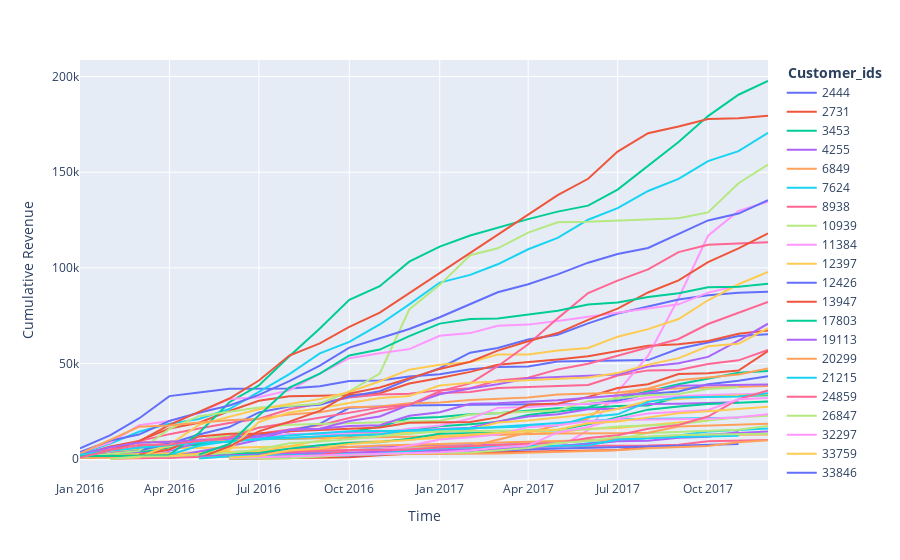

The code cell stored with this chart in its notebook:
### Markdown cell above
As expeced the cumulative revenue of the cohort is increasing month over month in our observation and our goal is to predict this cumulative revenue after a certain point of time. For the time being Jan 2017 is choosen but it can change afterwards depending upon accuracy of model.

Let's try to visualize the cumulative revenue at an individual customer level :

### Code cell
#Filter random sample of 50 customers from the cohort

customer_ids=random.sample(np.unique(cohort1p.customer_id).tolist(),50)
df=cohort1p.loc[cohort1p.customer_id.isin(customer_ids),].groupby(['customer_id',cohort1p['order_date'].dt.strftime('%Y-%m')])['customer_fare'].sum().reset_index()
df['cumulative_revenue']=df.groupby('customer_id')['customer_fare'].cumsum()
fig = px.line(x=df['order_date'], y=df['cumulative_revenue'],color=df['customer_id'].astype(str),
              labels={'x':'Time', 'y':'Cumulative Revenue'})
fig.update_layout(legend_title='<b> Customer_ids </b>')
fig.show()

### Figure 1 — Plotly figure (JSON) as saved in the notebook; plotly's stock layout.template omitted (floating-point values rounded to 4 significant figures)
{"data": [{"hoverlabel": {"namelength": 0}, "hovertemplate": "color=2444<br>Time=%{x}<br>Cumulative Revenue=%{y}", "legendgroup": "2444", "line": {"color": "#636efa", "dash": "solid"}, "mode": "lines", "name": "2444", "showlegend": true, "type": "scatter", "x": ["2016-01", "2016-02", "2016-03", "2016-04", "2016-05", "2016-06", "2016-08", "2016-09", "2016-10", "2016-11", "2016-12", "2017-01", "2017-02", "2017-03", "2017-04", "2017-05", "2017-08", "2017-09", "2017-10", "2017-11", "2017-12"], "xaxis": "x", "y": [5710, 12620, 21330, 33015, 34950, 36880, 36980, 38170, 40890, 41115, 43210, 44485, 47050, 48215, 48530, 51115, 51835, 57790, 61045, 64370, 65364], "yaxis": "y"}, {"hoverlabel": {"namelength": 0}, "hovertemplate": "color=2731<br>Time=%{x}<br>Cumulative Revenue=%{y}", "legendgroup": "2731", "line": {"color": "#EF553B", "dash": "solid"}, "mode": "lines", "name": "2731", "showlegend": true, "type": "scatter", "x": ["2016-01", "2016-02", "2016-03", "2016-04", "2016-05", "2016-06", "2016-07", "2016-08", "2016-09", "2016-10", "2016-11", "2016-12", "2017-01", "2017-02", "2017-03", "2017-04", "2017-05", "2017-06", "2017-07", "2017-08", "2017-09", "2017-10", "2017-11", "2017-12"], "xaxis": "x", "y": [2240, 6710, 9620, 16050, 19110, 25255, 30585, 32970, 33235, 33585, 34535, 39615, 42470, 45685, 49370, 50725, 52165, 53855, 56680, 59340, 60105, 61835, 65583, 67364], "yaxis": "y"}, {"hoverlabel": {"namelength": 0}, "hovertemplate": "color=3453<br>Time=%{x}<br>Cumulative Revenue=%{y}", "legendgroup": "3453", "line": {"color": "#00cc96", "dash": "solid"}, "mode": "lines", "name": "3453", "showlegend": true, "type": "scatter", "x": ["2016-02", "2016-03", "2016-04", "2016-05", "2016-06", "2016-07", "2016-09", "2016-11", "2016-12", "2017-01", "2017-02", "2017-03", "2017-04", "2017-05", "2017-06", "2017-07", "2017-09", "2017-10", "2017-11", "2017-12"], "xaxis": "x", "y": [1490, 3960, 6440, 7650, 9910, 10515, 11075, 17135, 21480, 22040, 23565, 24050, 25540, 26670, 27240, 31755, 39245, 42060, 45275, 46128], "yaxis": "y"}, {"hoverlabel": {"namelength": 0}, "hovertemplate": "color=4255<br>Time=%{x}<br>Cumulative Revenue=%{y}", "legendgroup": "4255", "line": {"color": "#ab63fa", "dash": "solid"}, "mode": "lines", "name": "4255", "showlegend": true, "type": "scatter", "x": ["2016-01", "2016-02", "2016-03", "2016-05", "2016-07", "2016-08", "2016-09", "2017-01", "2017-04", "2017-05", "2017-08", "2017-09", "2017-11", "2017-12"], "xaxis": "x", "y": [910, 2290, 3170, 3360, 4160, 5320, 6255, 7090, 8040, 8855, 11340, 12380, 14101, 14523], "yaxis": "y"}, {"hoverlabel": {"namelength": 0}, "hovertemplate": "color=6849<br>Time=%{x}<br>Cumulative Revenue=%{y}", "legendgroup": "6849", "line": {"color": "#FFA15A", "dash": "solid"}, "mode": "lines", "name": "6849", "showlegend": true, "type": "scatter", "x": ["2016-02", "2016-04", "2016-05", "2016-06", "2016-09", "2016-10", "2016-11", "2016-12", "2017-02", "2017-03", "2017-04", "2017-05", "2017-06", "2017-07", "2017-08", "2017-12"], "xaxis": "x", "y": [680, 950, 1820, 2415, 4060, 4505, 5365, 6535, 6780, 10185, 14215, 17770, 21265, 33335, 36585, 38331], "yaxis": "y"}, {"hoverlabel": {"namelength": 0}, "hovertemplate": "color=7624<br>Time=%{x}<br>Cumulative Revenue=%{y}", "legendgroup": "7624", "line": {"color": "#19d3f3", "dash": "solid"}, "mode": "lines", "name": "7624", "showlegend": true, "type": "scatter", "x": ["2016-04", "2016-08", "2016-09", "2016-11", "2017-03", "2017-04", "2017-05", "2017-06", "2017-09", "2017-10", "2017-11", "2017-12"], "xaxis": "x", "y": [915, 3445, 4195, 5340, 5735, 6255, 6455, 8360, 12445, 14520, 15260, 16110], "yaxis": "y"}, {"hoverlabel": {"namelength": 0}, "hovertemplate": "color=8938<br>Time=%{x}<br>Cumulative Revenue=%{y}", "legendgroup": "8938", "line": {"color": "#FF6692", "dash": "solid"}, "mode": "lines", "name": "8938", "showlegend": true, "type": "scatter", "x": ["2016-01", "2016-02", "2016-03", "2016-04", "2016-05", "2016-06", "2016-07", "2016-08", "2016-09", "2016-10", "2016-11", "2016-12", "2017-01", "2017-02", "2017-03", "2017-04", "2017-06", "2017-07", "2017-08", "2017-09", "2017-10", "2017-11", "2017-12"], "xaxis": "x", "y": [2030, 3200, 6510, 8385, 10170, 12550, 13370, 15575, 17780, 21560, 25260, 28195, 34635, 35165, 37205, 37755, 38785, 43740, 46460, 46720, 49785, 51717, 57206], "yaxis": "y"}, {"hoverlabel": {"namelength": 0}, "hovertemplate": "color=10939<br>Time=%{x}<br>Cumulative Revenue=%{y}", "legendgroup": "10939", "line": {"color": "#B6E880", "dash": "solid"}, "mode": "lines", "name": "10939", "showlegend": true, "type": "scatter", "x": ["2016-01", "2016-03", "2016-04", "2016-06", "2016-07", "2016-09", "2017-01", "2017-02", "2017-03", "2017-04", "2017-06", "2017-07", "2017-08", "2017-09", "2017-10", "2017-11", "2017-12"], "xaxis": "x", "y": [1230, 1730, 2585, 3440, 4395, 4680, 5270, 6355, 7080, 8295, 9595, 10395, 13800, 14450, 14720, 15479, 17358], "yaxis": "y"}, {"hoverlabel": {"namelength": 0}, "hovertemplate": "color=11384<br>Time=%{x}<br>Cumulative Revenue=%{y}", "legendgroup": "11384", "line": {"color": "#FF97FF", "dash": "solid"}, "mode": "lines", "name": "11384", "showlegend": true, "type": "scatter", "x": ["2016-01", "2016-03", "2016-07", "2016-08", "2016-09", "2017-01", "2017-05", "2017-06", "2017-07", "2017-08", "2017-09", "2017-10", "2017-11", "2017-12"], "xaxis": "x", "y": [770, 2320, 3300, 3550, 4725, 5340, 5815, 15190, 35285, 54120, 84130, 116840, 129777, 134645], "yaxis": "y"}, {"hoverlabel": {"namelength": 0}, "hovertemplate": "color=12397<br>Time=%{x}<br>Cumulative Revenue=%{y}", "legendgroup": "12397", "line": {"color": "#FECB52", "dash": "solid"}, "mode": "lines", "name": "12397", "showlegend": true, "type": "scatter", "x": ["2016-01", "2016-02", "2016-03", "2016-04", "2016-06", "2016-09", "2016-10", "2016-11", "2016-12", "2017-01", "2017-02", "2017-03", "2017-04", "2017-05", "2017-06", "2017-07", "2017-09", "2017-10"], "xaxis": "x", "y": [1160, 4650, 5430, 5910, 6060, 7135, 8615, 9430, 10245, 11145, 12295, 12915, 13675, 14010, 15940, 16305, 19260, 20245], "yaxis": "y"}, {"hoverlabel": {"namelength": 0}, "hovertemplate": "color=12426<br>Time=%{x}<br>Cumulative Revenue=%{y}", "legendgroup": "12426", "line": {"color": "#636efa", "dash": "solid"}, "mode": "lines", "name": "12426", "showlegend": true, "type": "scatter", "x": ["2016-01", "2016-02", "2016-03", "2016-04", "2016-05", "2016-06", "2016-07", "2016-08", "2016-09", "2016-10", "2016-11", "2016-12", "2017-03", "2017-04", "2017-06", "2017-07", "2017-08", "2017-09", "2017-10", "2017-11", "2017-12"], "xaxis": "x", "y": [1040, 1510, 4440, 8480, 9385, 11375, 12390, 14695, 18475, 26875, 27600, 28110, 28575, 28805, 28905, 30645, 34155, 35440, 39230, 41100, 43388], "yaxis": "y"}, {"hoverlabel": {"namelength": 0}, "hovertemplate": "color=13947<br>Time=%{x}<br>Cumulative Revenue=%{y}", "legendgroup": "13947", "line": {"color": "#EF553B", "dash": "solid"}, "mode": "lines", "name": "13947", "showlegend": true, "type": "scatter", "x": ["2016-06", "2016-07", "2016-08", "2016-10", "2016-11", "2016-12", "2017-03", "2017-06", "2017-07", "2017-08", "2017-09"], "xaxis": "x", "y": [150, 390, 910, 1075, 2115, 2845, 3645, 4605, 4850, 6620, 6835], "yaxis": "y"}, {"hoverlabel": {"namelength": 0}, "hovertemplate": "color=17803<br>Time=%{x}<br>Cumulative Revenue=%{y}", "legendgroup": "17803", "line": {"color": "#00cc96", "dash": "solid"}, "mode": "lines", "name": "17803", "showlegend": true, "type": "scatter", "x": ["2016-01", "2016-02", "2016-03", "2016-04", "2016-05", "2016-06", "2016-07", "2016-08", "2016-09", "2016-11", "2016-12", "2017-01", "2017-02", "2017-03", "2017-04", "2017-05", "2017-06", "2017-07", "2017-08", "2017-09", "2017-10", "2017-11", "2017-12"], "xaxis": "x", "y": [770, 1420, 2830, 6225, 8090, 10325, 11040, 11195, 11345, 13055, 14905, 17200, 18320, 19540, 23125, 24740, 26790, 27875, 28135, 32480, 32700, 33167, 33429], "yaxis": "y"}, {"hoverlabel": {"namelength": 0}, "hovertemplate": "color=19113<br>Time=%{x}<br>Cumulative Revenue=%{y}", "legendgroup": "19113", "line": {"color": "#ab63fa", "dash": "solid"}, "mode": "lines", "name": "19113", "showlegend": true, "type": "scatter", "x": ["2016-02", "2016-04", "2016-05", "2016-06", "2016-07", "2016-08", "2016-10", "2016-12", "2017-01", "2017-02", "2017-03", "2017-04", "2017-05", "2017-06", "2017-07", "2017-08", "2017-09", "2017-10", "2017-11"], "xaxis": "x", "y": [1740, 4495, 8980, 11015, 11180, 13080, 13620, 14955, 15685, 16545, 19805, 22380, 23590, 26200, 26420, 28950, 29060, 29630, 29845], "yaxis": "y"}, {"hoverlabel": {"namelength": 0}, "hovertemplate": "color=20299<br>Time=%{x}<br>Cumulative Revenue=%{y}", "legendgroup": "20299", "line": {"color": "#FFA15A", "dash": "solid"}, "mode": "lines", "name": "20299", "showlegend": true, "type": "scatter", "x": ["2016-01", "2016-02", "2016-03", "2016-04", "2016-07", "2016-09", "2016-11", "2016-12", "2017-05", "2017-07", "2017-08", "2017-09", "2017-10", "2017-11", "2017-12"], "xaxis": "x", "y": [3600, 4940, 8950, 9240, 10640, 10930, 11555, 11755, 13470, 13595, 13845, 17165, 17720, 18345, 18549], "yaxis": "y"}, {"hoverlabel": {"namelength": 0}, "hovertemplate": "color=21215<br>Time=%{x}<br>Cumulative Revenue=%{y}", "legendgroup": "21215", "line": {"color": "#19d3f3", "dash": "solid"}, "mode": "lines", "name": "21215", "showlegend": true, "type": "scatter", "x": ["2016-01", "2016-02", "2016-03", "2016-04", "2016-05", "2016-06", "2016-07", "2016-08", "2016-09", "2016-10", "2016-11", "2016-12", "2017-01", "2017-02", "2017-03", "2017-04", "2017-05", "2017-06", "2017-07", "2017-08", "2017-09", "2017-10", "2017-11", "2017-12"], "xaxis": "x", "y": [2950, 8240, 14410, 18570, 21080, 26255, 35185, 44500, 55350, 61345, 70455, 80975, 92360, 96385, 101900, 109770, 115715, 125180, 131235, 140230, 146560, 155830, 161054, 170602], "yaxis": "y"}, {"hoverlabel": {"namelength": 0}, "hovertemplate": "color=24859<br>Time=%{x}<br>Cumulative Revenue=%{y}", "legendgroup": "24859", "line": {"color": "#FF6692", "dash": "solid"}, "mode": "lines", "name": "24859", "showlegend": true, "type": "scatter", "x": ["2016-01", "2016-02", "2016-03", "2016-04", "2016-05", "2016-06", "2016-07", "2016-08", "2016-09", "2016-10", "2016-11", "2016-12", "2017-01", "2017-02", "2017-03", "2017-04", "2017-05", "2017-06", "2017-07", "2017-08", "2017-09", "2017-10", "2017-11", "2017-12"], "xaxis": "x", "y": [2390, 5300, 9490, 13135, 16035, 19010, 21160, 26170, 29125, 32280, 33915, 34270, 36140, 37100, 41165, 42610, 46970, 49960, 54070, 58380, 62885, 70705, 76325, 82165], "yaxis": "y"}, {"hoverlabel": {"namelength": 0}, "hovertemplate": "color=26847<br>Time=%{x}<br>Cumulative Revenue=%{y}", "legendgroup": "26847", "line": {"color": "#B6E880", "dash": "solid"}, "mode": "lines", "name": "26847", "showlegend": true, "type": "scatter", "x": ["2016-01", "2016-02", "2016-04", "2016-05", "2016-06", "2016-07", "2016-08", "2016-10", "2017-01", "2017-02", "2017-03", "2017-04", "2017-05", "2017-06", "2017-07", "2017-08", "2017-09", "2017-10", "2017-11"], "xaxis": "x", "y": [1500, 2820, 6645, 10145, 12830, 16790, 17985, 18915, 20125, 23445, 24115, 24885, 25635, 30390, 31760, 33490, 34175, 36695, 37675], "yaxis": "y"}, {"hoverlabel": {"namelength": 0}, "hovertemplate": "color=32297<br>Time=%{x}<br>Cumulative Revenue=%{y}", "legendgroup": "32297", "line": {"color": "#FF97FF", "dash": "solid"}, "mode": "lines", "name": "32297", "showlegend": true, "type": "scatter", "x": ["2016-03", "2016-04", "2016-05", "2016-06", "2016-07", "2016-08", "2016-11", "2016-12", "2017-01", "2017-02", "2017-03", "2017-04", "2017-05", "2017-07", "2017-08", "2017-10", "2017-12"], "xaxis": "x", "y": [1010, 4990, 10290, 10720, 11865, 13030, 13600, 15915, 17670, 21185, 26870, 27310, 28415, 29690, 32260, 33535, 34366], "yaxis": "y"}, {"hoverlabel": {"namelength": 0}, "hovertemplate": "color=33759<br>Time=%{x}<br>Cumulative Revenue=%{y}", "legendgroup": "33759", "line": {"color": "#FECB52", "dash": "solid"}, "mode": "lines", "name": "33759", "showlegend": true, "type": "scatter", "x": ["2016-01", "2016-02", "2016-03", "2016-07", "2016-08", "2016-10", "2017-01", "2017-02", "2017-03", "2017-04", "2017-06", "2017-07", "2017-08", "2017-09", "2017-10", "2017-12"], "xaxis": "x", "y": [890, 2170, 2770, 4190, 6795, 12720, 14375, 15480, 19190, 20280, 23405, 26300, 30595, 31460, 32710, 33947], "yaxis": "y"}, {"hoverlabel": {"namelength": 0}, "hovertemplate": "color=33846<br>Time=%{x}<br>Cumulative Revenue=%{y}", "legendgroup": "33846", "line": {"color": "#636efa", "dash": "solid"}, "mode": "lines", "name": "33846", "showlegend": true, "type": "scatter", "x": ["2016-01", "2016-03", "2016-04", "2016-05", "2016-06", "2016-07", "2016-08", "2016-09", "2016-10", "2016-11", "2016-12", "2017-01", "2017-02", "2017-03", "2017-04", "2017-05", "2017-06", "2017-07", "2017-08", "2017-09", "2017-10", "2017-11", "2017-12"], "xaxis": "x", "y": [1250, 4630, 8120, 12930, 16825, 24505, 27540, 28515, 32765, 35575, 41780, 47595, 55690, 58185, 62635, 65110, 71055, 76150, 79860, 83455, 85725, 87094, 87496], "yaxis": "y"}, {"hoverlabel": {"namelength": 0}, "hovertemplate": "color=35529<br>Time=%{x}<br>Cumulative Revenue=%{y}", "legendgroup": "35529", "line": {"color": "#EF553B", "dash": "solid"}, "mode": "lines", "name": "35529", "showlegend": true, "type": "scatter", "x": ["2016-03", "2016-04", "2016-05", "2016-06", "2016-07", "2016-08", "2016-11", "2016-12", "2017-02", "2017-03", "2017-04", "2017-05", "2017-06", "2017-07", "2017-08", "2017-09", "2017-10", "2017-11", "2017-12"], "xaxis": "x", "y": [2380, 5125, 11970, 13295, 13465, 14625, 16595, 19045, 19520, 21900, 28475, 29120, 32570, 37250, 39210, 44530, 44935, 46351, 56595], "yaxis": "y"}, {"hoverlabel": {"namelength": 0}, "hovertemplate": "color=37066<br>Time=%{x}<br>Cumulative Revenue=%{y}", "legendgroup": "37066", "line": {"color": "#00cc96", "dash": "solid"}, "mode": "lines", "name": "37066", "showlegend": true, "type": "scatter", "x": ["2016-04", "2016-05", "2016-06", "2016-07", "2016-08", "2016-09", "2016-10", "2016-11", "2016-12", "2017-01", "2017-02", "2017-03", "2017-04", "2017-05", "2017-06", "2017-07", "2017-08", "2017-09", "2017-10", "2017-11", "2017-12"], "xaxis": "x", "y": [2325, 13765, 29820, 38635, 53810, 68305, 83370, 90425, 103275, 111175, 116965, 121045, 125520, 129425, 132565, 140910, 153245, 165790, 179345, 190512, 197686], "yaxis": "y"}, {"hoverlabel": {"namelength": 0}, "hovertemplate": "color=37163<br>Time=%{x}<br>Cumulative Revenue=%{y}", "legendgroup": "37163", "line": {"color": "#ab63fa", "dash": "solid"}, "mode": "lines", "name": "37163", "showlegend": true, "type": "scatter", "x": ["2016-02", "2016-03", "2016-04", "2016-05", "2016-06", "2016-07", "2016-08", "2016-09", "2016-10", "2016-11", "2016-12", "2017-01", "2017-02", "2017-03", "2017-04", "2017-05", "2017-08", "2017-09", "2017-12"], "xaxis": "x", "y": [540, 860, 1115, 4095, 6760, 10250, 15410, 15990, 17425, 17820, 22700, 24635, 29060, 29315, 30155, 30815, 34625, 38420, 39144], "yaxis": "y"}, {"hoverlabel": {"namelength": 0}, "hovertemplate": "color=37740<br>Time=%{x}<br>Cumulative Revenue=%{y}", "legendgroup": "37740", "line": {"color": "#FFA15A", "dash": "solid"}, "mode": "lines", "name": "37740", "showlegend": true, "type": "scatter", "x": ["2016-01", "2016-04", "2016-06", "2016-07", "2016-08", "2016-09", "2016-10", "2016-11", "2017-01", "2017-02", "2017-04", "2017-05", "2017-07", "2017-08", "2017-09", "2017-10", "2017-12"], "xaxis": "x", "y": [630, 1100, 2130, 2800, 4105, 5350, 6475, 7185, 8000, 8735, 9315, 9595, 10405, 11585, 11925, 12690, 12944], "yaxis": "y"}, {"hoverlabel": {"namelength": 0}, "hovertemplate": "color=38809<br>Time=%{x}<br>Cumulative Revenue=%{y}", "legendgroup": "38809", "line": {"color": "#19d3f3", "dash": "solid"}, "mode": "lines", "name": "38809", "showlegend": true, "type": "scatter", "x": ["2016-04", "2016-05", "2016-06", "2016-07", "2016-09", "2016-11", "2016-12", "2017-01", "2017-02", "2017-05", "2017-06", "2017-07", "2017-08", "2017-09", "2017-11", "2017-12"], "xaxis": "x", "y": [2330, 7035, 9550, 10400, 12025, 13050, 15130, 15395, 16260, 17610, 22140, 23475, 30010, 32335, 32860, 34495], "yaxis": "y"}, {"hoverlabel": {"namelength": 0}, "hovertemplate": "color=38845<br>Time=%{x}<br>Cumulative Revenue=%{y}", "legendgroup": "38845", "line": {"color": "#FF6692", "dash": "solid"}, "mode": "lines", "name": "38845", "showlegend": true, "type": "scatter", "x": ["2016-02", "2016-03", "2016-04", "2016-05", "2016-06", "2016-08", "2016-09", "2016-10", "2017-02", "2017-03", "2017-04", "2017-08", "2017-09", "2017-10", "2017-11", "2017-12"], "xaxis": "x", "y": [330, 440, 865, 1205, 2560, 3620, 4175, 4855, 5270, 5920, 6850, 7155, 7655, 9370, 9778, 10114], "yaxis": "y"}, {"hoverlabel": {"namelength": 0}, "hovertemplate": "color=39603<br>Time=%{x}<br>Cumulative Revenue=%{y}", "legendgroup": "39603", "line": {"color": "#B6E880", "dash": "solid"}, "mode": "lines", "name": "39603", "showlegend": true, "type": "scatter", "x": ["2016-01", "2016-02", "2016-03", "2016-04", "2016-05", "2016-06", "2016-07", "2016-08", "2016-09", "2016-10", "2016-11", "2016-12", "2017-01", "2017-02", "2017-03", "2017-04", "2017-05", "2017-06", "2017-09", "2017-10", "2017-11", "2017-12"], "xaxis": "x", "y": [760, 2840, 4390, 15905, 22540, 24625, 27015, 27805, 29000, 35480, 44825, 78295, 91150, 106650, 110265, 118440, 123865, 124120, 126015, 129000, 144278, 154019], "yaxis": "y"}, {"hoverlabel": {"namelength": 0}, "hovertemplate": "color=39668<br>Time=%{x}<br>Cumulative Revenue=%{y}", "legendgroup": "39668", "line": {"color": "#FF97FF", "dash": "solid"}, "mode": "lines", "name": "39668", "showlegend": true, "type": "scatter", "x": ["2016-01", "2016-02", "2016-03", "2016-04", "2016-05", "2016-06", "2016-07", "2016-08", "2016-09", "2016-10", "2016-11", "2016-12", "2017-01", "2017-02", "2017-03", "2017-04", "2017-05", "2017-06", "2017-07", "2017-09", "2017-10", "2017-11"], "xaxis": "x", "y": [3676, 8726, 17746, 20031, 24136, 31551, 32451, 35981, 44816, 52846, 55461, 57561, 64526, 65936, 69756, 70376, 72276, 74481, 76801, 80961, 87081, 90846], "yaxis": "y"}, {"hoverlabel": {"namelength": 0}, "hovertemplate": "color=44367<br>Time=%{x}<br>Cumulative Revenue=%{y}", "legendgroup": "44367", "line": {"color": "#FECB52", "dash": "solid"}, "mode": "lines", "name": "44367", "showlegend": true, "type": "scatter", "x": ["2016-02", "2016-03", "2016-04", "2016-05", "2016-06", "2016-07", "2016-08", "2016-09", "2016-10", "2016-11", "2016-12", "2017-01", "2017-02", "2017-03", "2017-04", "2017-05", "2017-06", "2017-07", "2017-08", "2017-09", "2017-10", "2017-11", "2017-12"], "xaxis": "x", "y": [290, 930, 7595, 17980, 22215, 26115, 28835, 31430, 35185, 40785, 46825, 49390, 50705, 54720, 54805, 56830, 58200, 64075, 68000, 73285, 83110, 91478, 97941], "yaxis": "y"}, {"hoverlabel": {"namelength": 0}, "hovertemplate": "color=45645<br>Time=%{x}<br>Cumulative Revenue=%{y}", "legendgroup": "45645", "line": {"color": "#636efa", "dash": "solid"}, "mode": "lines", "name": "45645", "showlegend": true, "type": "scatter", "x": ["2016-01", "2016-02", "2016-03", "2016-04", "2016-05", "2016-06", "2016-07", "2016-08", "2016-09", "2016-10", "2016-11", "2016-12", "2017-01", "2017-02", "2017-03", "2017-04", "2017-05", "2017-06", "2017-07", "2017-08", "2017-09", "2017-10", "2017-11", "2017-12"], "xaxis": "x", "y": [3780, 9750, 12900, 20065, 24320, 28130, 33675, 40850, 48975, 58355, 63215, 68110, 74230, 80930, 87310, 91470, 96655, 102750, 107265, 110430, 117760, 124835, 128391, 135408], "yaxis": "y"}, {"hoverlabel": {"namelength": 0}, "hovertemplate": "color=48366<br>Time=%{x}<br>Cumulative Revenue=%{y}", "legendgroup": "48366", "line": {"color": "#EF553B", "dash": "solid"}, "mode": "lines", "name": "48366", "showlegend": true, "type": "scatter", "x": ["2016-01", "2016-02", "2016-03", "2016-04", "2016-05", "2016-06", "2016-07", "2016-08", "2016-09", "2016-10", "2016-11", "2016-12", "2017-01", "2017-02", "2017-03", "2017-04", "2017-05", "2017-06", "2017-07", "2017-08", "2017-09", "2017-10", "2017-11", "2017-12"], "xaxis": "x", "y": [1801, 4571, 9381, 18001, 24821, 31771, 41176, 54201, 60596, 69151, 76646, 86776, 97241, 107846, 117306, 127581, 138036, 146576, 160781, 170421, 173866, 177791, 178198, 179528], "yaxis": "y"}, {"hoverlabel": {"namelength": 0}, "hovertemplate": "color=51438<br>Time=%{x}<br>Cumulative Revenue=%{y}", "legendgroup": "51438", "line": {"color": "#00cc96", "dash": "solid"}, "mode": "lines", "name": "51438", "showlegend": true, "type": "scatter", "x": ["2016-01", "2016-04", "2016-07", "2016-08", "2016-09", "2016-10", "2016-11", "2016-12", "2017-01", "2017-03", "2017-04", "2017-05", "2017-06", "2017-07", "2017-08", "2017-09", "2017-10", "2017-11", "2017-12"], "xaxis": "x", "y": [1540, 2155, 3310, 5570, 7365, 8700, 8880, 10710, 13315, 13830, 15045, 15230, 18255, 22225, 25940, 27525, 28845, 29573, 30217], "yaxis": "y"}, {"hoverlabel": {"namelength": 0}, "hovertemplate": "color=60707<br>Time=%{x}<br>Cumulative Revenue=%{y}", "legendgroup": "60707", "line": {"color": "#ab63fa", "dash": "solid"}, "mode": "lines", "name": "60707", "showlegend": true, "type": "scatter", "x": ["2016-01", "2016-02", "2016-03", "2016-04", "2016-06", "2016-07", "2016-08", "2016-09", "2016-10", "2016-11", "2016-12", "2017-01", "2017-02", "2017-03", "2017-04", "2017-07", "2017-08", "2017-09", "2017-10", "2017-11", "2017-12"], "xaxis": "x", "y": [2660, 6250, 8670, 9115, 10735, 11870, 15340, 15990, 20000, 22335, 28495, 34020, 37045, 39265, 42315, 44305, 48445, 50145, 53510, 61974, 70833], "yaxis": "y"}, {"hoverlabel": {"namelength": 0}, "hovertemplate": "color=64290<br>Time=%{x}<br>Cumulative Revenue=%{y}", "legendgroup": "64290", "line": {"color": "#FFA15A", "dash": "solid"}, "mode": "lines", "name": "64290", "showlegend": true, "type": "scatter", "x": ["2016-01", "2016-02", "2016-03", "2016-04", "2016-05", "2016-06", "2016-07", "2016-08", "2016-09", "2016-10", "2016-11", "2016-12", "2017-01", "2017-02", "2017-04", "2017-05", "2017-06", "2017-07", "2017-08", "2017-09", "2017-10", "2017-11", "2017-12"], "xaxis": "x", "y": [2940, 10140, 17000, 17600, 19185, 20355, 21210, 23430, 24585, 27165, 27610, 29245, 29690, 30975, 32315, 33865, 34440, 34775, 37005, 41295, 42720, 44286, 47432], "yaxis": "y"}, {"hoverlabel": {"namelength": 0}, "hovertemplate": "color=68988<br>Time=%{x}<br>Cumulative Revenue=%{y}", "legendgroup": "68988", "line": {"color": "#19d3f3", "dash": "solid"}, "mode": "lines", "name": "68988", "showlegend": true, "type": "scatter", "x": ["2016-01", "2016-02", "2016-03", "2016-04", "2016-05", "2016-06", "2016-07", "2016-08", "2016-09", "2016-10", "2017-01", "2017-04", "2017-06", "2017-07", "2017-11"], "xaxis": "x", "y": [2400, 4510, 6050, 7255, 8720, 9060, 10565, 12495, 13575, 14700, 14990, 18110, 20115, 20900, 21746], "yaxis": "y"}, {"hoverlabel": {"namelength": 0}, "hovertemplate": "color=69133<br>Time=%{x}<br>Cumulative Revenue=%{y}", "legendgroup": "69133", "line": {"color": "#FF6692", "dash": "solid"}, "mode": "lines", "name": "69133", "showlegend": true, "type": "scatter", "x": ["2016-01", "2016-02", "2016-03", "2016-04", "2016-06", "2016-07", "2016-08", "2016-09", "2016-10", "2016-11", "2016-12", "2017-01", "2017-02", "2017-03", "2017-04", "2017-05", "2017-06", "2017-07", "2017-08", "2017-09", "2017-10", "2017-11", "2017-12"], "xaxis": "x", "y": [760, 4860, 7520, 7745, 11420, 16535, 19130, 21860, 24165, 27000, 28470, 35630, 39655, 48635, 60075, 73640, 86880, 93345, 99260, 108280, 112120, 112616, 113372], "yaxis": "y"}, {"hoverlabel": {"namelength": 0}, "hovertemplate": "color=79853<br>Time=%{x}<br>Cumulative Revenue=%{y}", "legendgroup": "79853", "line": {"color": "#B6E880", "dash": "solid"}, "mode": "lines", "name": "79853", "showlegend": true, "type": "scatter", "x": ["2016-02", "2016-03", "2016-04", "2016-05", "2016-06", "2016-07", "2016-08", "2016-09", "2016-10", "2016-11", "2016-12", "2017-01", "2017-03", "2017-06", "2017-07", "2017-08", "2017-09", "2017-10", "2017-11", "2017-12"], "xaxis": "x", "y": [150, 1470, 1620, 2560, 3345, 5095, 8395, 9345, 10460, 12080, 13350, 14670, 14870, 15590, 17155, 17820, 18365, 20205, 21942, 22731], "yaxis": "y"}, {"hoverlabel": {"namelength": 0}, "hovertemplate": "color=84390<br>Time=%{x}<br>Cumulative Revenue=%{y}", "legendgroup": "84390", "line": {"color": "#FF97FF", "dash": "solid"}, "mode": "lines", "name": "84390", "showlegend": true, "type": "scatter", "x": ["2016-06", "2016-09", "2016-10", "2016-11", "2016-12", "2017-01", "2017-02", "2017-03", "2017-04", "2017-05", "2017-06", "2017-07", "2017-09", "2017-10", "2017-11", "2017-12"], "xaxis": "x", "y": [1390, 1950, 2595, 4890, 7080, 10365, 11465, 12990, 16805, 17765, 19915, 20525, 20850, 21240, 21915, 23517], "yaxis": "y"}, {"hoverlabel": {"namelength": 0}, "hovertemplate": "color=91828<br>Time=%{x}<br>Cumulative Revenue=%{y}", "legendgroup": "91828", "line": {"color": "#FECB52", "dash": "solid"}, "mode": "lines", "name": "91828", "showlegend": true, "type": "scatter", "x": ["2016-04", "2016-05", "2016-06", "2016-07", "2016-08", "2016-09", "2016-10", "2016-11", "2016-12", "2017-01", "2017-02", "2017-03", "2017-04", "2017-06", "2017-07", "2017-08", "2017-09", "2017-10", "2017-11", "2017-12"], "xaxis": "x", "y": [1745, 2860, 4990, 19490, 24425, 26660, 29365, 32080, 33060, 38525, 40040, 40680, 41645, 42745, 45040, 49455, 52860, 59045, 60339, 68605], "yaxis": "y"}, {"hoverlabel": {"namelength": 0}, "hovertemplate": "color=92778<br>Time=%{x}<br>Cumulative Revenue=%{y}", "legendgroup": "92778", "line": {"color": "#636efa", "dash": "solid"}, "mode": "lines", "name": "92778", "showlegend": true, "type": "scatter", "x": ["2016-06", "2016-09", "2016-10", "2016-11", "2016-12", "2017-03", "2017-04", "2017-05", "2017-08", "2017-10", "2017-11"], "xaxis": "x", "y": [1015, 1460, 1920, 2415, 4000, 4650, 4975, 5650, 6710, 7440, 7940], "yaxis": "y"}, {"hoverlabel": {"namelength": 0}, "hovertemplate": "color=100699<br>Time=%{x}<br>Cumulative Revenue=%{y}", "legendgroup": "100699", "line": {"color": "#EF553B", "dash": "solid"}, "mode": "lines", "name": "100699", "showlegend": true, "type": "scatter", "x": ["2016-05", "2016-06", "2016-07", "2016-08", "2016-09", "2016-10", "2016-11", "2016-12", "2017-01", "2017-02", "2017-03", "2017-04", "2017-05", "2017-06", "2017-07", "2017-08", "2017-09", "2017-10", "2017-11", "2017-12"], "xaxis": "x", "y": [660, 6750, 14615, 19660, 25300, 34330, 37480, 42195, 47225, 50945, 56810, 61695, 65970, 72860, 78760, 87175, 93515, 103000, 110219, 118012], "yaxis": "y"}, {"hoverlabel": {"namelength": 0}, "hovertemplate": "color=100898<br>Time=%{x}<br>Cumulative Revenue=%{y}", "legendgroup": "100898", "line": {"color": "#00cc96", "dash": "solid"}, "mode": "lines", "name": "100898", "showlegend": true, "type": "scatter", "x": ["2016-05", "2016-06", "2016-07", "2016-08", "2016-09", "2016-10", "2016-11", "2016-12", "2017-01", "2017-02", "2017-03", "2017-04", "2017-05", "2017-06", "2017-07", "2017-08", "2017-09", "2017-10", "2017-11", "2017-12"], "xaxis": "x", "y": [2450, 7960, 22935, 37495, 44760, 54270, 57330, 64340, 70900, 73335, 73565, 75625, 77675, 80870, 81930, 84815, 86770, 89895, 90205, 91668], "yaxis": "y"}, {"hoverlabel": {"namelength": 0}, "hovertemplate": "color=100950<br>Time=%{x}<br>Cumulative Revenue=%{y}", "legendgroup": "100950", "line": {"color": "#ab63fa", "dash": "solid"}, "mode": "lines", "name": "100950", "showlegend": true, "type": "scatter", "x": ["2016-05", "2016-06", "2016-08", "2016-10", "2016-11", "2017-02", "2017-03", "2017-05", "2017-06", "2017-07", "2017-08", "2017-09", "2017-10", "2017-11"], "xaxis": "x", "y": [1285, 2150, 2745, 3500, 3890, 4725, 5385, 7017, 7962, 9427, 9727, 11212, 11802, 14305], "yaxis": "y"}, {"hoverlabel": {"namelength": 0}, "hovertemplate": "color=103267<br>Time=%{x}<br>Cumulative Revenue=%{y}", "legendgroup": "103267", "line": {"color": "#FFA15A", "dash": "solid"}, "mode": "lines", "name": "103267", "showlegend": true, "type": "scatter", "x": ["2016-05", "2016-06", "2016-07", "2016-08", "2016-09", "2016-10", "2016-11", "2017-03", "2017-05", "2017-07", "2017-08", "2017-09", "2017-10", "2017-11", "2017-12"], "xaxis": "x", "y": [620, 1465, 1775, 2000, 2150, 2380, 2580, 3045, 3855, 4740, 5745, 6195, 6925, 8923, 9922], "yaxis": "y"}, {"hoverlabel": {"namelength": 0}, "hovertemplate": "color=103432<br>Time=%{x}<br>Cumulative Revenue=%{y}", "legendgroup": "103432", "line": {"color": "#19d3f3", "dash": "solid"}, "mode": "lines", "name": "103432", "showlegend": true, "type": "scatter", "x": ["2016-05", "2016-06", "2016-08", "2016-10", "2016-11", "2017-01", "2017-03", "2017-04", "2017-06", "2017-07", "2017-09", "2017-10", "2017-11"], "xaxis": "x", "y": [405, 1600, 2140, 2705, 2925, 5765, 6710, 6955, 7220, 10380, 11585, 11945, 12344], "yaxis": "y"}, {"hoverlabel": {"namelength": 0}, "hovertemplate": "color=104902<br>Time=%{x}<br>Cumulative Revenue=%{y}", "legendgroup": "104902", "line": {"color": "#FF6692", "dash": "solid"}, "mode": "lines", "name": "104902", "showlegend": true, "type": "scatter", "x": ["2016-06", "2016-09", "2016-10", "2016-11", "2016-12", "2017-01", "2017-03", "2017-04", "2017-05", "2017-06", "2017-07", "2017-08", "2017-09", "2017-10", "2017-11", "2017-12"], "xaxis": "x", "y": [575, 2150, 4695, 4895, 5095, 6150, 7560, 8085, 8540, 11150, 12510, 16010, 17895, 22360, 31401, 35978], "yaxis": "y"}, {"hoverlabel": {"namelength": 0}, "hovertemplate": "color=105060<br>Time=%{x}<br>Cumulative Revenue=%{y}", "legendgroup": "105060", "line": {"color": "#B6E880", "dash": "solid"}, "mode": "lines", "name": "105060", "showlegend": true, "type": "scatter", "x": ["2016-06", "2016-08", "2016-10", "2016-11", "2016-12", "2017-02", "2017-04", "2017-05", "2017-06", "2017-07", "2017-08", "2017-09", "2017-11", "2017-12"], "xaxis": "x", "y": [265, 515, 2290, 2860, 3175, 3550, 5955, 8500, 9585, 11595, 11905, 12705, 13010, 13338], "yaxis": "y"}, {"hoverlabel": {"namelength": 0}, "hovertemplate": "color=110061<br>Time=%{x}<br>Cumulative Revenue=%{y}", "legendgroup": "110061", "line": {"color": "#FF97FF", "dash": "solid"}, "mode": "lines", "name": "110061", "showlegend": true, "type": "scatter", "x": ["2016-06", "2016-08", "2016-09", "2017-01", "2017-02", "2017-03", "2017-04", "2017-05", "2017-06", "2017-07", "2017-08", "2017-09", "2017-10", "2017-11", "2017-12"], "xaxis": "x", "y": [660, 1490, 1950, 3695, 4535, 6145, 7180, 14035, 16910, 21280, 23925, 24790, 25780, 31353, 31994], "yaxis": "y"}, {"hoverlabel": {"namelength": 0}, "hovertemplate": "color=110553<br>Time=%{x}<br>Cumulative Revenue=%{y}", "legendgroup": "110553", "line": {"color": "#FECB52", "dash": "solid"}, "mode": "lines", "name": "110553", "showlegend": true, "type": "scatter", "x": ["2016-06", "2016-07", "2016-08", "2016-09", "2016-10", "2016-11", "2016-12", "2017-01", "2017-02", "2017-04", "2017-05", "2017-06", "2017-07", "2017-08", "2017-09", "2017-10", "2017-11", "2017-12"], "xaxis": "x", "y": [905, 1760, 4590, 5825, 7940, 8975, 10015, 11975, 12895, 14660, 15535, 18870, 19780, 21900, 24050, 25165, 26135, 27403], "yaxis": "y"}], "layout": {"legend": {"title": {"text": "<b> Customer_ids </b>"}, "tracegroupgap": 0}, "margin": {"t": 60}, "xaxis": {"anchor": "y", "domain": [0, 1], "title": {"text": "Time"}}, "yaxis": {"anchor": "x", "domain": [0, 1], "title": {"text": "Cumulative Revenue"}}}}
